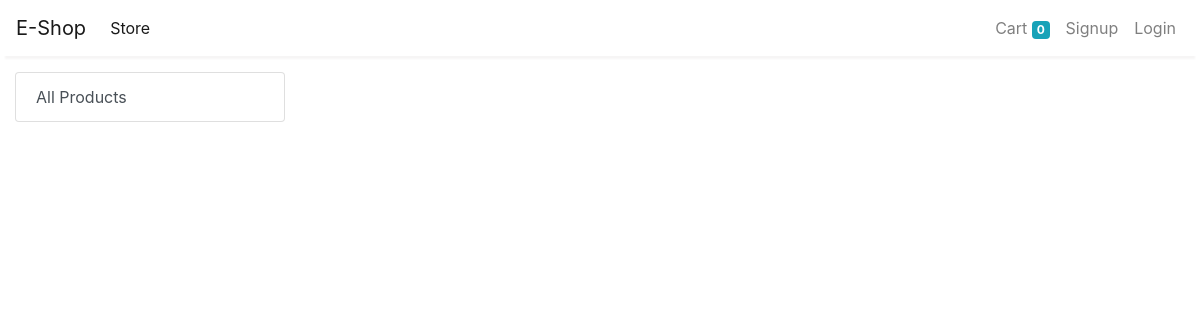
Page /store?category=2 on the earlier database version.
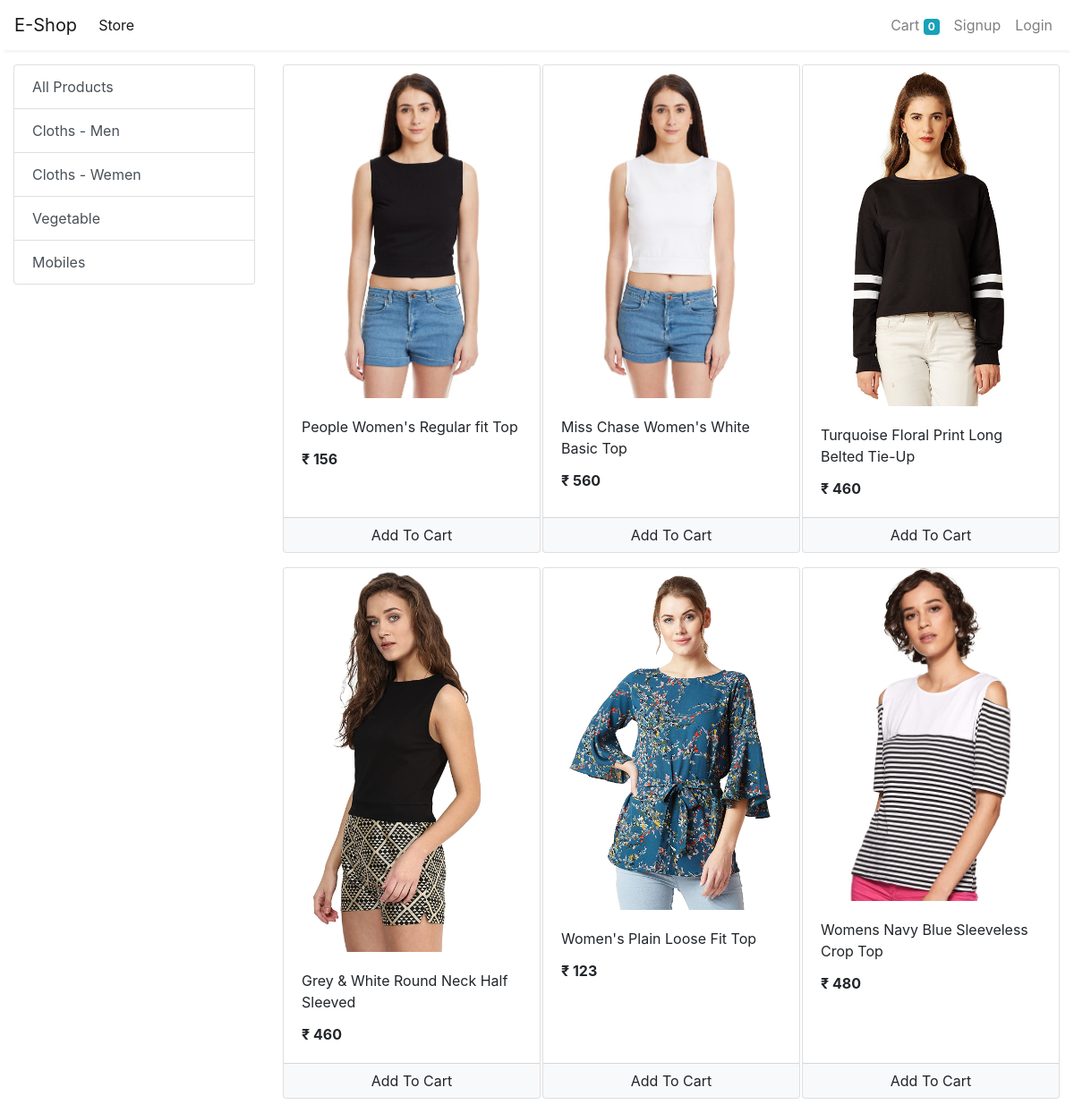
Same page on the later database version.
### store/models/category.py (models this page shows, shortened)
class Category(models.Model):
    name = models.CharField(max_length=20)
    @staticmethod
    def get_all_categories():
        return Category.objects.all()

### store/models/product.py (models this page shows, shortened)
class Product(models.Model):
    name = models.CharField(max_length=50)
    price = models.IntegerField(default=0)
    category = models.ForeignKey(Category, on_delete=models.CASCADE, default=1)
    description = models.CharField(max_length=200, default='' , null=True , blank=True)
    image = models.ImageField(upload_to='uploads/products/')
    @staticmethod
    def get_all_products_by_categoryid(category_id):
        if category_id:
            return Product.objects.filter(category = category_id)
        else:
            return Product.get_all_products();

### store/views/home.py (the view)
# urls.py: path('' , include('store.urls'))
def store(request):
    cart = request.session.get('cart')
    if not cart:
        request.session['cart'] = {}
    products = None
    categories = Category.get_all_categories()
    categoryID = request.GET.get('category')
    if categoryID:
        products = Product.get_all_products_by_categoryid(categoryID)
    else:
        products = Product.get_all_products();
    data = {}
    data['products'] = products
    data['categories'] = categories
    print('you are : ', request.session.get('email'))
    return render(request, 'index.html', data)

### store/templatetags/cart.py (called while the page is built)
@register.filter(name='is_in_cart')
def is_in_cart(product  , cart):
    keys = cart.keys()
    for id in keys:
        if int(id) == product.id:
            return True
    return False;

### store/templatetags/custom_filter.py (called while the page is built)
@register.filter(name='currency')
def currency(number):
    return "₹ "+str(number)

### store/templates/index.html (shortened to what this page needs)
{% extends 'base.html' %}
{% block content %}
{% load cart %}
{% load custom_filter %}
<div class="container-fluid mt-3">
	<div class="row">
		<div class="col-lg-3 mx-auto">
			<div class="list-group">
				<a href="/" class="list-group-item list-group-item-action">All Products</a>
				{% for category in categories %}
				<a href="/?category={{category.id}}"
					class="list-group-item list-group-item-action">{{category.name}}</a>
				{% endfor %}
			</div>
		</div>
		<div id='products' class="col-lg-9 mx-auto">
			<div class="row mx-auto">
				{% for product in products %}
				<div class="card mx-auto mb-3" id={{product.id}} style="width: 18rem;">
					<img class="card-img-top" src="{{product.image.url}}" alt="Card image cap">
					<div class="card-body">
						<p class="card-title">{{product.name}}</p>
						<p class="card-text"><b>{{product.price|currency}}</b></p>
					</div>
					<div class="card-footer p-0 no-gutters">
						{% if product|is_in_cart:request.session.cart %}
						<div class="row no-gutters">
							<form action="/#{{product.id}}" class="col-2 " method="post">
								{% csrf_token %}
								<input hidden type="text" name='product' value='{{product.id}}'>
								<input hidden type="text" name='remove' value='True'>
								<input type="submit" value=" - " class="btn btn-block btn-light border-right">
							</form>
							<div class="text-center col">{{product|cart_quantity:request.session.cart}} in Cart</div>
							<form action="/#{{product.id}}" class="col-2 " method="post">
								{% csrf_token %}
								<input hidden type="text" name='product' value='{{product.id}}'>
								<input type="submit" value=" + " class="btn btn-block btn-light border-left">
							</form>
						</div>
						{% else %}
						<form action="/#{{product.id}}" method="POST" class="btn-block">
							<input type="submit" class="float-right btn btn-light  form-control"
								value="Add To Cart">
						</form>
						{% endif %}
					</div>
				</div>
				{% endfor %}
			</div>
		</div>
	</div>
</div>
{% endblock %}

Differences in the rows shown:
added Category: name "Cloths - Men"
added Category: name "Cloths - Wemen"
added Category: name "Vegetable"
added Category: name "Mobiles"
added Product: image (picture), name "People Women's Regular fit Top", price "₹ 156"
added Product: image (picture), name "Miss Chase Women's White Basic Top", price "₹ 560"
added Product: image (picture), name "Turquoise Floral Print Long Belted Tie-Up", price "₹ 460"
added Product: image (picture), name "Grey & White Round Neck Half Sleeved", price "₹ 460"
added Product: image (picture), name "Women's Plain Loose Fit Top", price "₹ 123"
added Product: image (picture), name "Womens Navy Blue Sleeveless Crop Top", price "₹ 480"
